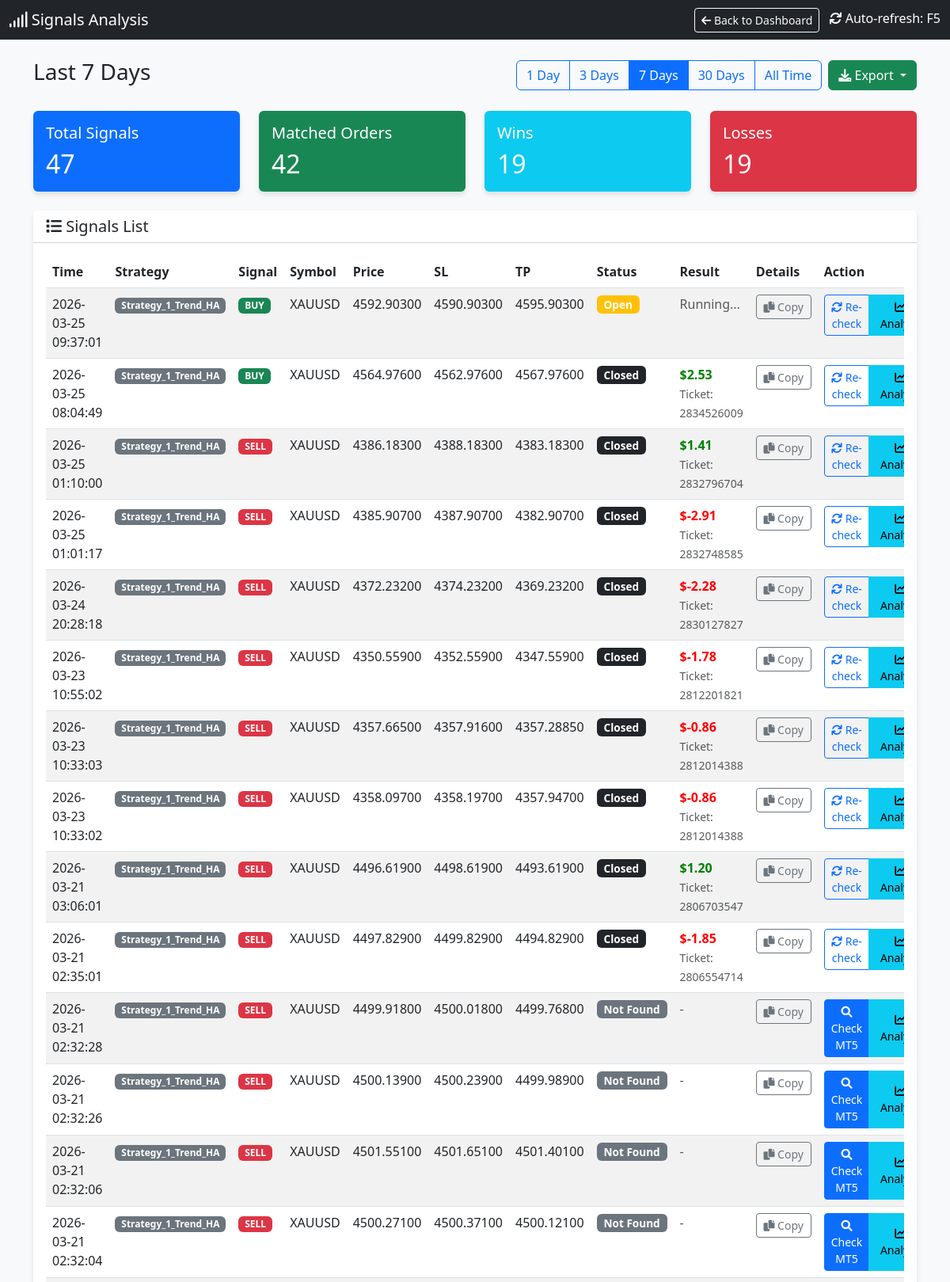
The app's page /signals (upper part) with its own data.
### tables this page shows
CREATE TABLE signals (
                id INTEGER PRIMARY KEY AUTOINCREMENT,
                timestamp DATETIME DEFAULT CURRENT_TIMESTAMP,
                strategy_name TEXT,
                symbol TEXT,
                signal_type TEXT,
                price REAL,
                sl REAL,
                tp REAL,
                indicators TEXT,
                status TEXT,
                account_id INTEGER DEFAULT 0
            );

CREATE TABLE orders (
                ticket INTEGER PRIMARY KEY,
                strategy_name TEXT,
                symbol TEXT,
                order_type TEXT,
                volume REAL,
                open_price REAL,
                sl REAL,
                tp REAL,
                open_time DATETIME,
                close_price REAL,
                profit REAL,
                comment TEXT,
                account_id INTEGER DEFAULT 0
            );

### dashboard.py (the view)
@app.route('/signals')
def signals_page():
    cur = get_db().cursor()
    days_param = request.args.get('days', '7')  # Default 7 days
    if days_param == "all":
        days = 36500
        filter_label = "All Time"
    else:
        try:
            days = int(days_param)
            filter_label = f"Last {days} Days"
        except:
            days = 7
            filter_label = "Last 7 Days"
    cutoff_date = datetime.now() - timedelta(days=days)
    cutoff_str = cutoff_date.strftime("%Y-%m-%d %H:%M:%S")
    cur.execute("SELECT * FROM signals WHERE timestamp >= ? ORDER BY timestamp DESC", (cutoff_str,))
    signals = cur.fetchall()
    signals_with_status = []
    for sig in signals:
        signal_dict = dict(sig)
        try:
            sig_timestamp = sig['timestamp']
            if isinstance(sig_timestamp, str):
                try:
                    sig_time = datetime.strptime(sig_timestamp, '%Y-%m-%d %H:%M:%S')
                except:
                    try:
                        sig_time = datetime.strptime(sig_timestamp, '%Y-%m-%d %H:%M:%S.%f')
                    except:
                        sig_time = datetime.fromisoformat(sig_timestamp.replace('Z', '+00:00'))
            else:
                sig_time = datetime.fromtimestamp(sig_timestamp)
            time_lower = (sig_time - timedelta(seconds=30)).strftime('%Y-%m-%d %H:%M:%S')
            time_upper = (sig_time + timedelta(seconds=30)).strftime('%Y-%m-%d %H:%M:%S')
        except Exception as e:
            time_lower = None
            time_upper = None
        matching_order = None
        if time_lower and time_upper:
            try:
                cur.execute("""
                    SELECT * FROM orders
                    WHERE strategy_name = ?
                    AND symbol = ?
                    AND order_type = ?
                    AND open_time BETWEEN ? AND ?
                    ORDER BY ABS(open_price - ?) ASC
                    LIMIT 1
                """, (sig['strategy_name'], sig['symbol'], sig['signal_type'], time_lower, time_upper, sig['price']))
                matching_order = cur.fetchone()
            except Exception as e:
                pass
        if matching_order:
            signal_dict['order_ticket'] = matching_order['ticket']
            signal_dict['order_profit'] = matching_order['profit']
            signal_dict['order_status'] = 'closed' if matching_order['profit'] is not None else 'open'
            signal_dict['has_order'] = True
        else:
            signal_dict['order_ticket'] = None
            signal_dict['order_profit'] = None
            signal_dict['order_status'] = 'not_found'
            signal_dict['has_order'] = False
        signals_with_status.append(signal_dict)
    total_signals = len(signals_with_status)
    matched_orders = len([s for s in signals_with_status if s['has_order']])
    wins = len([s for s in signals_with_status if s['has_order'] and s['order_profit'] is not None and s['order_profit'] > 0])
    losses = len([s for s in signals_with_status if s['has_order'] and s['order_profit'] is not None and s['order_profit'] < 0])
    cur.execute("SELECT DISTINCT strategy_name FROM orders ORDER BY strategy_name")
    strategies = [row['strategy_name'] for row in cur.fetchall()]
    return render_template('signals.html',
                         signals=signals_with_status,
                         total_signals=total_signals,
                         matched_orders=matched_orders,
                         wins=wins,
                         losses=losses,
                         current_filter=days_param,
                         filter_label=filter_label,
                         strategies=strategies)

### dashboard.py (called while the page is built)
def get_db():
    db = getattr(g, '_database', None)
    if db is None:
        db = g._database = sqlite3.connect(DB_PATH)
        db.row_factory = sqlite3.Row
    return db

@app.teardown_appcontext
def close_connection(exception):
    db = getattr(g, '_database', None)
    if db is not None:
        db.close()

def format_vn_time(value):
    if not value:
        return ""
    try:
        if isinstance(value, str):
            try:
                dt = datetime.strptime(value, "%Y-%m-%d %H:%M:%S")
            except ValueError:
                try:
                    dt = datetime.strptime(value, "%Y-%m-%d %H:%M:%S.%f")
                except ValueError:
                    dt = datetime.strptime(value, "%Y-%m-%d %H:%M")
        else:
            dt = value
        vn_time = dt + timedelta(hours=7)
        res = vn_time.strftime("%Y-%m-%d %H:%M:%S")
        return res
    except Exception as e:
        print(f"DEBUG: Error parsing '{value}': {e}")
        return value # Return original on error

### templates/signals.html (shortened to what this page needs)
<!DOCTYPE html>
<html lang="en">
<head>
    <link href="https://cdn.jsdelivr.net/npm/bootstrap@5.3.0/dist/css/bootstrap.min.css" rel="stylesheet">
    <link href="https://cdnjs.cloudflare.com/ajax/libs/font-awesome/6.0.0/css/all.min.css" rel="stylesheet">
</head>
<body>
    <nav class="navbar navbar-dark bg-dark mb-4">
        <div class="container-fluid">
            <span class="navbar-brand mb-0 h1"><i class="fas fa-signal"></i> Signals Analysis</span>
            <div>
                <a href="/" class="btn btn-outline-light btn-sm me-2">
                    <i class="fas fa-arrow-left"></i> Back to Dashboard
                </a>
                <span class="text-white"><i class="fas fa-sync"></i> Auto-refresh: F5</span>
            </div>
        </div>
    </nav>
    <div class="container mb-4">
        <div class="d-flex justify-content-between align-items-center">
            <h3>{{ filter_label }}</h3>
            <div class="d-flex gap-2">
                <div class="btn-group" role="group">
                    <a href="/signals?days=1" class="btn btn-outline-primary {% if current_filter == '1' %}active{% endif %}">1 Day</a>
                    <a href="/signals?days=3" class="btn btn-outline-primary {% if current_filter == '3' %}active{% endif %}">3 Days</a>
                    <a href="/signals?days=7" class="btn btn-outline-primary {% if current_filter == '7' %}active{% endif %}">7 Days</a>
                    <a href="/signals?days=30" class="btn btn-outline-primary {% if current_filter == '30' %}active{% endif %}">30 Days</a>
                    <a href="/signals?days=all" class="btn btn-outline-primary {% if current_filter == 'all' %}active{% endif %}">All Time</a>
                </div>
                <div class="btn-group" role="group">
                    <button type="button" class="btn btn-success dropdown-toggle" data-bs-toggle="dropdown" aria-expanded="false" title="Export to CSV">
                        <i class="fas fa-download"></i> Export
                    </button>
                </div>
            </div>
        </div>
    </div>
    <div class="container">
        <div class="row mb-4">
            <div class="col-md-3">
                <div class="card bg-primary text-white">
                    <div class="card-body">
                        <h5 class="card-title">Total Signals</h5>
                        <h2 class="card-text">{{ total_signals }}</h2>
                    </div>
                </div>
            </div>
            <div class="col-md-3">
                <div class="card bg-success text-white">
                    <div class="card-body">
                        <h5 class="card-title">Matched Orders</h5>
                        <h2 class="card-text">{{ matched_orders }}</h2>
                    </div>
                </div>
            </div>
            <div class="col-md-3">
                <div class="card bg-info text-white">
                    <div class="card-body">
                        <h5 class="card-title">Wins</h5>
                        <h2 class="card-text">{{ wins }}</h2>
                    </div>
                </div>
            </div>
            <div class="col-md-3">
                <div class="card bg-danger text-white">
                    <div class="card-body">
                        <h5 class="card-title">Losses</h5>
                        <h2 class="card-text">{{ losses }}</h2>
                    </div>
                </div>
            </div>
        </div>
        <div class="card">
            <div class="card-header bg-white">
                <h5 class="mb-0"><i class="fas fa-list"></i> Signals List</h5>
            </div>
            <div class="card-body">
                <div class="table-responsive">
                    <table class="table table-hover table-striped">
                        <thead>
                            <tr>
                                <th>Time</th>
                                <th>Strategy</th>
                                <th>Signal</th>
                                <th>Symbol</th>
                                <th>Price</th>
                                <th>SL</th>
                                <th>TP</th>
                                <th>Status</th>
                                <th>Result</th>
                                <th>Details</th>
                                <th>Action</th>
                            </tr>
                        </thead>
                        <tbody>
                            {% for sig in signals %}
                            <tr class="signal-row" id="signal-row-{{ sig.id }}">
                                <td>{{ sig.timestamp | to_vn_time }}</td>
                                <td><span class="badge bg-secondary">{{ sig.strategy_name }}</span></td>
                                <td>
                                    {% if sig.signal_type == 'BUY' %}
                                    <span class="badge badge-buy">BUY</span>
                                    {% else %}
                                    <span class="badge badge-sell">SELL</span>
                                    {% endif %}
                                </td>
                                <td>{{ sig.symbol }}</td>
                                <td>{{ "%.5f"|format(sig.price) }}</td>
                                <td>{{ "%.5f"|format(sig.sl) if sig.sl else '-' }}</td>
                                <td>{{ "%.5f"|format(sig.tp) if sig.tp else '-' }}</td>
                                <td id="status-{{ sig.id }}">
                                    {% if sig.has_order %}
                                        {% if sig.order_status == 'closed' %}
                                            <span class="badge bg-dark status-badge">Closed</span>
                                        {% else %}
                                            <span class="badge bg-warning status-badge">Open</span>
                                        {% endif %}
                                    {% else %}
                                        <span class="badge bg-secondary status-badge">Not Found</span>
                                    {% endif %}
                                </td>
                                <td id="result-{{ sig.id }}">
                                    {% if sig.has_order and sig.order_profit is not none %}
                                        <span class="{% if sig.order_profit >= 0 %}profit-pos{% else %}profit-neg{% endif %}">
                                            ${{ "%.2f"|format(sig.order_profit) }}
                                        </span>
                                        <br>
                                        <small class="text-muted">Ticket: {{ sig.order_ticket }}</small>
                                    {% elif sig.has_order %}
                                        <span class="text-muted">Running...</span>
                                    {% else %}
                                        <span class="text-muted">-</span>
                                    {% endif %}
                                </td>
                                <td id="details-{{ sig.id }}">
                                    <button class="btn btn-sm btn-outline-secondary copy-details-btn"
                                            data-signal-id="{{ sig.id }}"
                                            data-signal-data='{{ sig|tojson }}'
                                            title="Copy signal details">
                                        <i class="fas fa-copy"></i> Copy
                                    </button>
                                </td>
                                <td id="action-{{ sig.id }}">
                                    <div class="btn-group" role="group">
                                        {% if not sig.has_order %}
                                            <button class="btn btn-sm btn-primary check-mt5-btn" data-signal-id="{{ sig.id }}">
                                                <i class="fas fa-search"></i> Check MT5
                                            </button>
                                        {% else %}
                                            <button class="btn btn-sm btn-outline-primary check-mt5-btn" data-signal-id="{{ sig.id }}">
                                                <i class="fas fa-sync"></i> Re-check
                                            </button>
                                        {% endif %}
                                        <button class="btn btn-sm btn-info analyze-signal-btn" data-signal-id="{{ sig.id }}" title="Analyze signal">
                                            <i class="fas fa-chart-line"></i> Analyze
                                        </button>
                                    </div>
                                </td>
                            </tr>
                            {% endfor %}
                        </tbody>
                    </table>
                </div>
            </div>
        </div>
    </div>
</body>
</html>

### templates/signals.html (style rules this page uses)
body { background-color: #f8f9fa; }
.card { box-shadow: 0 4px 6px rgba(0, 0, 0, 0.1); border: none; }
.profit-pos { color: green; font-weight: bold; }
.profit-neg { color: red; font-weight: bold; }
.badge-buy { background-color: #198754; }
.badge-sell { background-color: #dc3545; }
.status-badge { font-size: 0.85em; padding: 0.35em 0.65em; }
.signal-row { transition: background-color 0.2s; }
.copy-details-btn { min-width: 70px; }
.analyze-signal-btn { min-width: 80px; }

### records on screen
signals: timestamp|to_vn_time "2026-03-25 09:37:01", strategy_name "Strategy_1_Trend_HA", symbol "XAUUSD", price "4592.90300", sl "4590.90300", tp "4595.90300"
signals: timestamp|to_vn_time "2026-03-25 08:04:49", strategy_name "Strategy_1_Trend_HA", symbol "XAUUSD", price "4564.97600", sl "4562.97600", tp "4567.97600"
orders: order_profit "2.53", order_ticket "2834526009"
signals: timestamp|to_vn_time "2026-03-25 01:10:00", strategy_name "Strategy_1_Trend_HA", symbol "XAUUSD", price "4386.18300", sl "4388.18300", tp "4383.18300"
orders: order_profit "1.41", order_ticket "2832796704"
signals: timestamp|to_vn_time "2026-03-25 01:01:17", strategy_name "Strategy_1_Trend_HA", symbol "XAUUSD", price "4385.90700", sl "4387.90700", tp "4382.90700"
orders: order_profit "-2.91", order_ticket "2832748585"
signals: timestamp|to_vn_time "2026-03-24 20:28:18", strategy_name "Strategy_1_Trend_HA", symbol "XAUUSD", price "4372.23200", sl "4374.23200", tp "4369.23200"
orders: order_profit "-2.28", order_ticket "2830127827"
signals: timestamp|to_vn_time "2026-03-23 10:55:02", strategy_name "Strategy_1_Trend_HA", symbol "XAUUSD", price "4350.55900", sl "4352.55900", tp "4347.55900"
orders: order_profit "-1.78", order_ticket "2812201821"
signals: timestamp|to_vn_time "2026-03-23 10:33:03", strategy_name "Strategy_1_Trend_HA", symbol "XAUUSD", price "4357.66500", sl "4357.91600", tp "4357.28850"
orders: order_profit "-0.86" "-0.86", order_ticket "2812014388" "2812014388"
signals: timestamp|to_vn_time "2026-03-23 10:33:02", strategy_name "Strategy_1_Trend_HA", symbol "XAUUSD", price "4358.09700", sl "4358.19700", tp "4357.94700"
signals: timestamp|to_vn_time "2026-03-21 03:06:01", strategy_name "Strategy_1_Trend_HA", symbol "XAUUSD", price "4496.61900", sl "4498.61900", tp "4493.61900"
orders: order_profit "1.20", order_ticket "2806703547"
signals: timestamp|to_vn_time "2026-03-21 02:35:01", strategy_name "Strategy_1_Trend_HA", symbol "XAUUSD", price "4497.82900", sl "4499.82900", tp "4494.82900"
orders: order_profit "-1.85", order_ticket "2806554714"
signals: timestamp|to_vn_time "2026-03-21 02:32:28", strategy_name "Strategy_1_Trend_HA", signal_type "SELL", symbol "XAUUSD", price "4499.91800", sl "4500.01800", tp "4499.76800", shows "Not Found"
signals: timestamp|to_vn_time "2026-03-21 02:32:26", strategy_name "Strategy_1_Trend_HA", signal_type "SELL", symbol "XAUUSD", price "4500.13900", sl "4500.23900", tp "4499.98900", shows "Not Found"
signals: timestamp|to_vn_time "2026-03-21 02:32:06", strategy_name "Strategy_1_Trend_HA", signal_type "SELL", symbol "XAUUSD", price "4501.55100", sl "4501.65100", tp "4501.40100", shows "Not Found"
signals: timestamp|to_vn_time "2026-03-21 02:32:04", strategy_name "Strategy_1_Trend_HA", signal_type "SELL", symbol "XAUUSD", price "4500.27100", sl "4500.37100", tp "4500.12100", shows "Not Found"

### other values on screen
{{ filter_label }} "Last 7 Days"
{{ total_signals }} "47"
{{ matched_orders }} "42"
{{ wins }} "19"
{{ losses }} "19"
